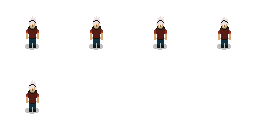
#> input picture assets/temp/rpgm_character/_down idle.png, 256 x 128 px, given in place of _side idle.png, which was not available
$ python gen_rpgm_pixel_layers.py
#> lines starting #> are read from the running program, lines starting #| are printed output that depends on the picture; pictures that were not available may be replaced by others from this repository, and a replacement may not be noted
#> in build, `flat = Image.new("RGBA", size, (0, 0, 0, 0))`: flat: PIL image 1344x256 RGBA; every value is 0
import os
from PIL import Image, ImageOps

ROOT = os.path.dirname(os.path.dirname(os.path.abspath(__file__)))
SRC = os.path.join(ROOT, "assets", "temp", "rpgm_character")
OUT = os.path.join(ROOT, "assets", "temp", "rpgm_character_px")

CELL = 64
ROWS = [("left", "side"), ("down", "down"), ("up", "up"), ("right", None)]
LAYOUT = [("idle", [0])] + [("walk", [i]) for i in range(6)] + [("attack", [i]) for i in range(3)] \
    + [("idle", [i]) for i in range(1, 6)] + [("pick up", [i]) for i in range(6)]
LAYERS = ["shadow", "body", "pants", "shoes", "shirt", "bag", "hair", "fx"]


def rgba(*c):
    return tuple(c) if len(c) == 4 else tuple(c) + (255,)


INK = rgba(20, 20, 20)
COLORS = {
    rgba(0, 0, 0, 64): "shadow",
    rgba(210, 170, 123): "body",
    rgba(127, 104, 67): "body",
    rgba(128, 104, 67): "body",
    rgba(16, 49, 63): "pants",
    rgba(86, 28, 20): "shirt",
    rgba(124, 40, 27): "shirt",
    rgba(135, 46, 32): "shirt",
    rgba(201, 54, 32): "shirt",
    rgba(50, 49, 49): "bag",
    rgba(236, 226, 226): "hair",
    rgba(53, 158, 126): "fx",
    rgba(72, 213, 170): "fx",
    rgba(37, 110, 88): "fx",
}
SKIN = rgba(210, 170, 123)
SKIN_SHADE = rgba(127, 104, 67)
HEAD_ABOVE_FACE = 4
SIDE_HEAD_WIDTH = 7
BACK_HEAD = (-4, 3, 10)
NECK_ROWS = 2
OUTFITS = {
    "hair": [{}, {(236, 226, 226): (150, 150, 160), INK[:3]: (20, 25, 29)},
        {(236, 226, 226): (150, 150, 160), INK[:3]: (95, 95, 105)}],
    "shirt": [(86, 28, 20), (78, 88, 52)],
    "pants": [{}, {(16, 49, 63): (62, 84, 150)}, {(16, 49, 63): (84, 94, 58)}],
    "shoes": [{}, {INK[:3]: (70, 60, 54)}],
}
SHOE_TOP = 43
SHOE_BELOW_BELT = 3
BAG_MIN = 8


def neighbors(q):
    x, y = q
    return [(x + 1, y), (x - 1, y), (x, y + 1), (x, y - 1)]


def near(q, r=1):
    return [(q[0] + dx, q[1] + dy) for dx in range(-r, r + 1) for dy in range(-r, r + 1) if dx or dy]


def classify(cell, view):
    px = cell.load()
    label = {}
    ink = set()
    for y in range(CELL):
        for x in range(CELL):
            p = px[x, y]
            if p[3] == 0:
                continue
            if p == INK:
                ink.add((x, y))
            elif p in COLORS:
                label[(x, y)] = COLORS[p]
            else:
                raise ValueError("unknown color %s at %s" % (p, (x, y)))
    belt = {q for q in ink if label.get((q[0], q[1] + 1)) == "pants"}
    shoe_top = max(q[1] for q in belt) + SHOE_BELOW_BELT if belt else SHOE_TOP
    for q in ink:
        if q in belt:
            label[q] = "pants"
        elif q[1] >= shoe_top:
            label[q] = "shoes"
        elif any(label.get(n) == "hair" for n in neighbors(q)):
            label[q] = "hair"
    if view == "down":
        for q in ink - set(label):
            label[q] = "bag" if any(label.get(n) == "bag" for n in near(q)) else "shirt"
    rest = ink - set(label)
    while rest:
        comp, stack = set(), [rest.pop()]
        while stack:
            q = stack.pop()
            comp.add(q)
            for n in neighbors(q):
                if n in rest:
                    rest.discard(n)
                    stack.append(n)
        touches_bag = any(label.get(n) == "bag" for q in comp for n in neighbors(q))
        part = "bag" if touches_bag or len(comp) >= BAG_MIN else "shirt"
        for q in comp:
            label[q] = part
    return label


def split(cell, view):
    layers = {name: Image.new("RGBA", (CELL, CELL), (0, 0, 0, 0)) for name in LAYERS}
    px = cell.load()
    for q, part in classify(cell, view).items():
        layers[part].putpixel(q, px[q])
    return layers


def frames(name):
#> called with name = 'side idle'
    im = Image.open(os.path.join(SRC, "_%s.png" % name)).convert("RGBA")
#> im is the input picture: PIL image 256x128 RGBA; mean R, G, B, A 246.6, 245.5, 245.1, 10.7
    cols = im.width // CELL
#> cols = 4
    return [im.crop(((i % cols) * CELL, (i // cols) * CELL, (i % cols + 1) * CELL, (i // cols + 1) * CELL))
        for i in range(cols * (im.height // CELL))]


def source_cell(view, anim, i):
    if anim == "pick up":
        return frames(anim)[i] if view == "side" else None
    return frames("%s %s" % (view, anim))[i]
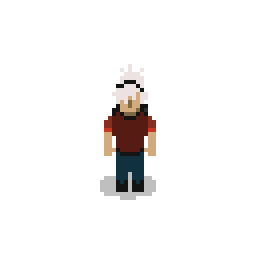
#> returned value: PIL image 64x64 RGBA (shown 4 times larger); mean R, G, B, A 241.4, 239.8, 239.2, 17; transparent parts drawn white


def build():
    os.makedirs(OUT, exist_ok=True)
    size = (len(LAYOUT) * CELL, len(ROWS) * CELL)
    sheets = {name: Image.new("RGBA", size, (0, 0, 0, 0)) for name in LAYERS}
    flat = Image.new("RGBA", size, (0, 0, 0, 0))
    for row, (_, view) in enumerate(ROWS):
        for col, (anim, idx) in enumerate(LAYOUT):
            pos = (col * CELL, row * CELL)
            if view is None:
                mirror_pos = (col * CELL, 0)
                for name in LAYERS:
                    sheets[name].paste(ImageOps.mirror(sheets[name].crop(mirror_pos + (mirror_pos[0] + CELL, CELL))), pos)
                flat.paste(ImageOps.mirror(flat.crop(mirror_pos + (mirror_pos[0] + CELL, CELL))), pos)
                continue
            cell = source_cell(view, anim, idx[0])
            if cell is None:
                continue
            flat.paste(cell, pos)
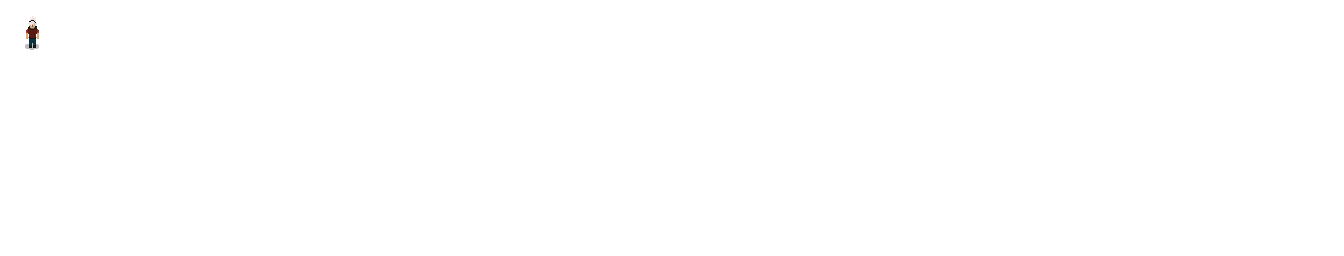
#> flat: PIL image 1344x256 RGBA; mean R, G, B, A 2.9, 2.9, 2.8, 0.2; transparent parts drawn white
            for name, layer in split(cell, view).items():
#> in split, `layers = {name: Image.new("RGBA", (CELL, CELL), (0, 0, 0, 0)) for name..`: layers = 8 items
#> in classify, `ink = set()`: ink = 0 items
#> in classify, `belt = {q for q in ink if label.get((q[0], q[1] + 1)) == "pants"}`: belt = 7 items
#> in classify, `shoe_top = max(q[1] for q in belt) + SHOE_BELOW_BELT if belt else SHOE..`: shoe_top = 41
#> in neighbors, `x, y = q`: x = 35; y = 27
#> in classify, `rest = ink - set(label)`: rest = 9 items
                sheets[name].paste(layer, pos)
#> this loop made 8 passes
    for name, sheet in sheets.items():
        sheet.save(os.path.join(OUT, "%s.png" % name))
    return sheets, flat


def pixels(cell):
    px = cell.load()
    return {(x, y) for y in range(CELL) for x in range(CELL) if px[x, y][3]}


# [37 lines left out: functions head_box, naked_cell, not called in this run]


def cells_at(sheets, col, row):
    box = (col * CELL, row * CELL, col * CELL + CELL, row * CELL + CELL)
    return {name: sheet.crop(box) for name, sheet in sheets.items()}


# [32 lines left out: functions build_naked, recolor, shirt_spec, not called in this run]


def COLORS_OF(part):
    return [c for c, name in COLORS.items() if name == part]


# [27 lines left out: functions build_outfits, verify, not called in this run]


if __name__ == "__main__":
#> (the run stopped early here; a loop or call above may not have finished)
